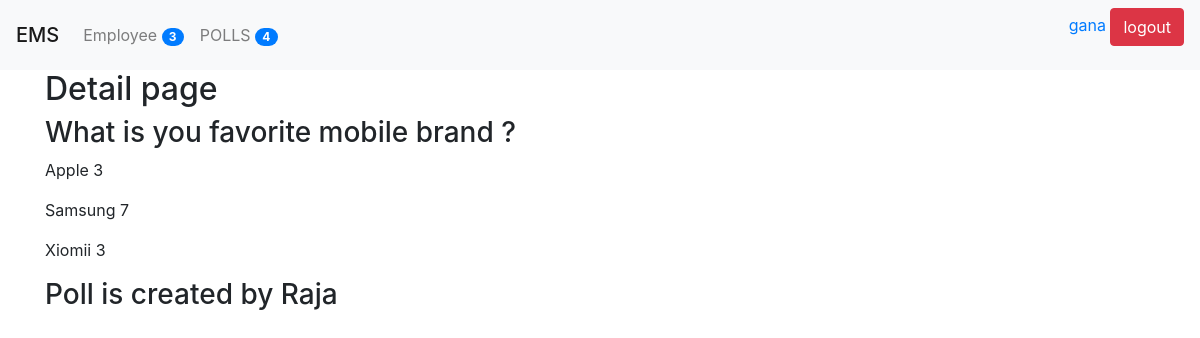
Page /poll/3/details (signed in) on the committed database.
### poll/models.py (models this page shows, shortened)
class Question(models.Model):
    title = models.TextField(null = True , blank = True)
    status = models.CharField(default = 'inactive', max_length = 10)
    created_by = models.ForeignKey(User, null=True, blank= True , on_delete= models.CASCADE)
    start_date = models.DateTimeField(null=True, blank= True)
    end_date = models.DateTimeField(null=True, blank= True)
    created_at = models.DateTimeField(auto_now_add= True)
    updated_at =models.DateTimeField(auto_now= True)
    @property
    def choices(self):
        return self.choice_set.all()

class Choice(models.Model):
    question = models.ForeignKey('poll.Question', on_delete=models.CASCADE)
    text = models.TextField(null=True, blank=True)
    created_at = models.DateTimeField(auto_now_add=True)
    updated_at = models.DateTimeField(auto_now=True)
    @property
    def votes(self):
        return self.answer_set.count()

### poll/views.py (the view)
# urls.py: path('<int:id>/details', details, name = 'polls_details'),
@login_required(login_url= '/login/')
def details(request, id = None):
    context = {}
    try:
        question = Question.objects.get(id = id)
    except:
        raise Http404
    context['question'] = question
    return render(request,'polls/details.html', context)

### poll/context_processor.py (called while the page is built)
def poll_count(request):
    count = Question.objects.count()
    return {"polls_count" : count}

def emp_count(request):
    count = User.objects.count()
    return {"emp_count" : count}

### poll/templatetags/poll_extras.py (called while the page is built)
def upper(value):
    return value.upper()

### templates/polls/details.html
{% extends 'polls/base.html' %}
{% block content %}
<h2> Detail page</h2>
<h3>{{question.title }}</h3>
{% for choice in question.choices %}
    <p>{{ choice.text }} {{choice.votes}}</p>
{% empty %}
    <p> There is no choices avialable for this question</p>
{% endfor%}
<h3>Poll is created by {{question.created_by.first_name}}</h3>
{% endblock content %}

### templates/header.html (shortened to what this page needs)
{% load poll_extras %}
<div class="navbar navbar-expand-lg navbar-light bg-light">
    <span class="navbar-brand mb-0 h1">EMS</span>
    <div class="collapse navbar-collapse" id="navbarNav">
        <ul class="navbar-nav">
            <li class="nav-item">
                <a class="nav-link" href="{% url 'employee_list'%}">
                    {{"employee" | capfirst}}
                    <span class="badge badge-primary badge-pill ">{{emp_count}}</span>
                </a>
            </li>
            <li class="nav-item">
                <a class="nav-link" href="{% url 'polls_list' %}">
                    {{"Polls" | upper}}
                    <span class="badge badge-primary badge-pill ">{{polls_count}}</span>
                </a>
            </li>
        </ul>
    </div>
    {% if user.is_authenticated %}
        <div class="text-right">
            <form method="POST" action="/logout/">
            <a href="{% url 'my_profile' %}">{{request.user.first_name}}</a>
            <input type="submit" class="btn btn-danger" value="logout">
            </form>
        </div>
    {% endif %}
</div>

### rows in the picture
Question: title "What is you favorite mobile brand ?", created_by.first_name "Raja"
Choice: text "Apple", votes "3"
Choice: text "Samsung", votes "7"
Choice: text "Xiomii", votes "3"

### other values in the picture
{{ "employee" | capfirst }} "Employee"
{{ emp_count }} "3"
{{ "Polls" | upper }} "POLLS"
{{ polls_count }} "4"
{{ request.user.first_name }} "gana"
